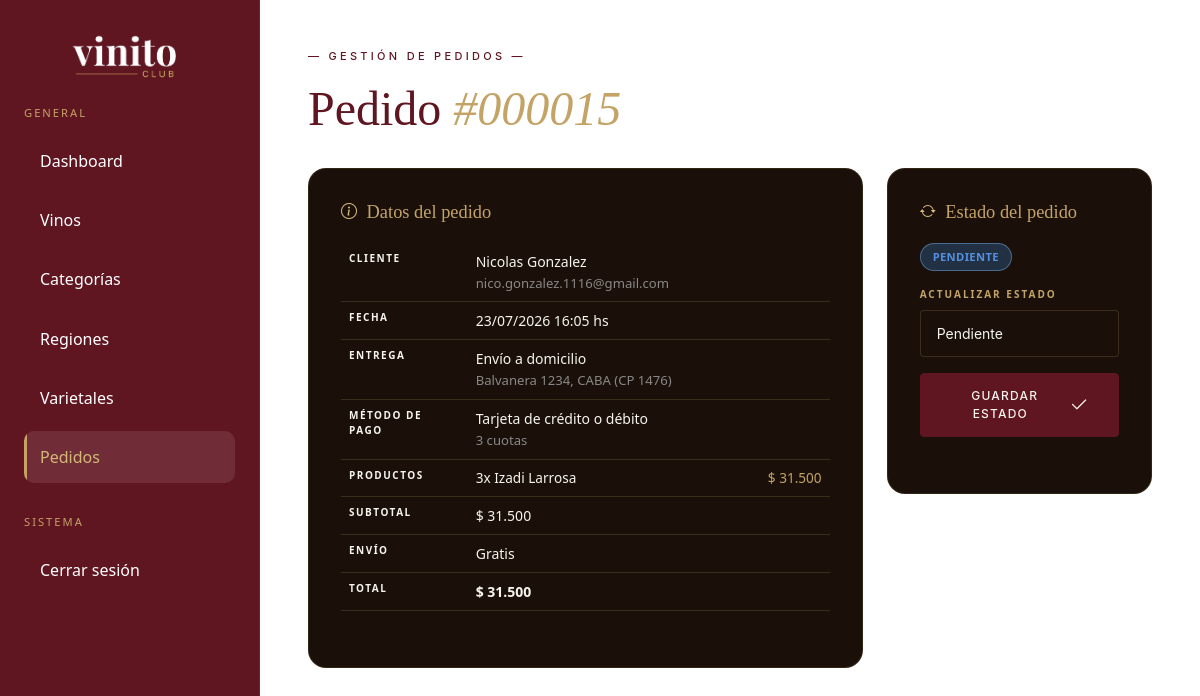
Page /admin/index.php?sec=pedido-ver&id=15 (signed in) on the committed database.
### tables this page shows
CREATE TABLE `pedidos` (
  `id_pedido` int NOT NULL,
  `id_usuario` int NOT NULL,
  `fecha_pedido` timestamp NOT NULL DEFAULT CURRENT_TIMESTAMP,
  `estado` enum('Pendiente','Preparando','Enviado','Entregado','Cancelado') NOT NULL DEFAULT 'Pendiente',
  `metodo_pago` varchar(50) NOT NULL,
  `metodo_envio` varchar(50) NOT NULL,
  `direccion` varchar(255) NOT NULL,
  `observaciones` text,
  `subtotal` decimal(10,2) NOT NULL,
  `costo_envio` decimal(10,2) NOT NULL,
  `total` decimal(10,2) NOT NULL,
  `cuotas` tinyint NOT NULL DEFAULT '1'
);

CREATE TABLE `usuarios` (
  `id_usuario` int NOT NULL,
  `nombre` varchar(100) NOT NULL,
  `email` varchar(150) NOT NULL,
  `password` varchar(255) NOT NULL,
  `rol` enum('cliente','admin') NOT NULL DEFAULT 'cliente',
  `telefono` varchar(20) DEFAULT NULL,
  `fecha_registro` timestamp NOT NULL DEFAULT CURRENT_TIMESTAMP,
  `direccion` varchar(255) DEFAULT NULL
);

CREATE TABLE `detalle_pedidos` (
  `id_detalle` int NOT NULL,
  `id_pedido` int NOT NULL,
  `id_vino` int NOT NULL,
  `cantidad` int NOT NULL,
  `precio_unitario` decimal(10,2) NOT NULL,
  `subtotal` decimal(10,2) NOT NULL
);

CREATE TABLE `vinos` (
  `id_vino` int NOT NULL,
  `nombre` varchar(150) NOT NULL,
  `descripcion` text NOT NULL,
  `precio` decimal(10,2) NOT NULL,
  `stock` int NOT NULL,
  `imagen` varchar(255) NOT NULL,
  `anio_cosecha` date NOT NULL,
  `volumen_ml` int NOT NULL,
  `temperatura_servicio` int NOT NULL,
  `bodega` varchar(100) NOT NULL,
  `categoria_id` int NOT NULL,
  `maridaje` varchar(255) NOT NULL,
  `destacado` tinyint(1) NOT NULL,
  `region_id` int DEFAULT NULL
);

### classes/Pedido.php (called while the page is built, shortened)
<?php
require_once 'Usuario.php';
require_once 'DetallePedido.php';
class Pedido
{
    private int $id_pedido;
    private int $id_usuario;
    private int $cuotas;
    private string $fecha_pedido;
    private string $estado;
    private string $metodo_pago;
    private string $metodo_envio;
    private string $direccion;
    private float $subtotal;
    private float $costo_envio;
    private float $total;
    public function getId(): int
    {
        return $this->id_pedido;
    }
    public function getIdUsuario(): int
    {
        return $this->id_usuario;
    }
    public function getFechaPedido(): string
    {
        return $this->fecha_pedido;
    }
    public function getEstado(): string
    {
        return $this->estado;
    }
    public function getMetodoPago(): string
    {
        return $this->metodo_pago;
    }
    public function getMetodoEnvio(): string
    {
        return $this->metodo_envio;
    }
    public function getDireccion(): string
    {
        return $this->direccion;
    }
    public function getSubtotal(): float
    {
        return $this->subtotal;
    }
    public function getCostoEnvio(): float
    {
        return $this->costo_envio;
    }
    public function getTotal(): float
    {
        return $this->total;
    }
    public function getCuotas(): int
    {
        return $this->cuotas;
    }
    public static function buscarPorId(int $idPedido): ?Pedido
    {
        $conexion = (new Conexion())->getConexion();
        $query = "SELECT *
                FROM pedidos
                WHERE id_pedido = ?";
        $stmt = $conexion->prepare($query);
        $stmt->setFetchMode(
            PDO::FETCH_CLASS,
            self::class
        );
        $stmt->execute([$idPedido]);
        $pedido = $stmt->fetch();
        return $pedido ?: null;
    }
    public static function obtenerPedidoCompleto(int $idPedido): ?array
    {
        $pedido = self::buscarPorId($idPedido);
        $usuario = Usuario::buscarPorId(
            $pedido->getIdUsuario()
        );
        $productos = DetallePedido::obtenerPorPedido(
            $pedido->getId()
        );
        return [
            'pedido'    => $pedido,
            'usuario'   => $usuario,
            'productos' => $productos
        ];
    }
}

### classes/Usuario.php (called while the page is built, shortened)
<?php
class Usuario
{
    private string $nombre;
    private string $email;
    public function getNombre(): string
    {
        return $this->nombre;
    }
    public function getEmail(): string
    {
        return $this->email;
    }
    public static function buscarPorId(int $id): ?Usuario
    {
        $conexion = (new Conexion())->getConexion();
        $query = "SELECT *
            FROM usuarios
            WHERE id_usuario = ?";
        $stmt = $conexion->prepare($query);
        $stmt->setFetchMode(
            PDO::FETCH_CLASS,
            self::class
        );
        $stmt->execute([$id]);
        $usuario = $stmt->fetch();
        return $usuario ?: null;
    }
}

### classes/DetallePedido.php (called while the page is built, shortened)
<?php
class DetallePedido
{
    public static function obtenerPorPedido(int $idPedido): array
    {
        $conexion = (new Conexion())->getConexion();
        $query = "SELECT dp.*, v.nombre, v.bodega, v.imagen
                FROM detalle_pedidos dp
                INNER JOIN vinos v
                        ON dp.id_vino = v.id_vino
                WHERE dp.id_pedido = ?";
        $stmt = $conexion->prepare($query);
        $stmt->execute([$idPedido]);
        return $stmt->fetchAll(PDO::FETCH_ASSOC);
    }
}

### admin/vistas/pedido-ver.php (the view, shortened to what this page needs)
<?php
$metodoPagoLabels = [
    'tarjeta'       => 'Tarjeta de crédito o débito',
    'transferencia' => 'Transferencia bancaria',
    'efectivo'      => 'Efectivo al retirar',
];
$tipoEntregaLabels = [
    'domicilio' => 'Envío a domicilio',
    'retiro'    => 'Retiro en tienda',
];
$estadoVariantes = [
    'pendiente'   => 'pendiente',
    'preparando'  => 'preparando',
    'enviado'     => 'enviado',
    'entregado'   => 'entregado',
    'cancelado'   => 'cancelado',
];
$estadoActualClave = strtolower(trim($pedido->getEstado()));
$varianteActual = $estadoVariantes[$estadoActualClave] ?? 'pendiente';
?>
<div class="admin-layout">
    <aside class="admin-sidebar" id="adminSidebar">
        <div class="navbar-brand d-flex justify-content-start">
            <a href="index.php?sec=dashboard"><img src="../assets/img/logo.png" alt="Vinito Club" id="logoImg"></a>
        </div>
        <nav class="admin-nav">
            <h6>GENERAL</h6>
            <a href="index.php?sec=dashboard">Dashboard</a>
            <a href="index.php?sec=vinos">Vinos</a>
            <a href="index.php?sec=categorias">Categorías</a>
            <a href="index.php?sec=regiones">Regiones</a>
            <a href="index.php?sec=varietales">Varietales</a>
            <a href="index.php?sec=pedidos" class="active">Pedidos</a>
            <h6>SISTEMA</h6>
            <a href="logout.php">Cerrar sesión</a>
        </nav>
    </aside>
    <main class="admin-content">
        <header class="admin-header vinos-header">
            <div>
                <p class="section-label"> — GESTIÓN DE PEDIDOS — </p>
                <h1 class="section-title">
                    Pedido <em>#<?= str_pad((string) $pedido->getId(), 6, '0', STR_PAD_LEFT); ?></em>
                </h1>
            </div>
        </header>
        <div class="row g-4">
            <div class="col-lg-8">
                <section class="form-panel">
                    <div class="form-section">
                        <h3 class="form-section-title"><i class="bi bi-info-circle"></i> Datos del pedido</h3>
                        <table class="table resumen-table">
                            <tbody>
                                <tr>
                                    <th>Cliente</th>
                                    <td>
                                        <?= htmlspecialchars($usuario->getNombre()); ?>
                                        <br>
                                        <span class="checkout-resumen-direccion"><?= htmlspecialchars($usuario->getEmail()); ?></span>
                                    </td>
                                </tr>
                                <tr>
                                    <th>Fecha</th>
                                    <td><?= date('d/m/Y H:i', strtotime($pedido->getFechaPedido())); ?> hs</td>
                                </tr>
                                <tr>
                                    <th>Entrega</th>
                                    <td>
                                        <?= htmlspecialchars($tipoEntregaLabels[$pedido->getMetodoEnvio()] ?? $pedido->getMetodoEnvio()); ?>
                                        <br>
                                        <span class="checkout-resumen-direccion"><?= htmlspecialchars($pedido->getDireccion()); ?></span>
                                    </td>
                                </tr>
                                <tr>
                                    <th>Método de pago</th>
                                    <td>
                                        <?= htmlspecialchars($metodoPagoLabels[$pedido->getMetodoPago()] ?? $pedido->getMetodoPago()); ?>
                                        <?php if ($pedido->getMetodoPago() === 'tarjeta' && $pedido->getCuotas() > 1): ?>
                                            <br>
                                            <span class="checkout-resumen-direccion">
                                                <?= $pedido->getCuotas(); ?> cuotas
                                            </span>
                                        <?php endif; ?>
                                    </td>
                                </tr>
                                <tr>
                                    <th>Productos</th>
                                    <td>
                                        <?php foreach ($productos as $item): ?>
                                        <div class="checkout-confirmado-item">
                                            <?= htmlspecialchars($item['cantidad']); ?>x
                                            <?= htmlspecialchars($item['nombre']); ?>
                                            <span class="checkout-confirmado-item-precio">
                                                $ <?= number_format($item['subtotal'], 0, ',', '.'); ?>
                                            </span>
                                        </div>
                                        <?php endforeach; ?>
                                    </td>
                                </tr>
                                <tr>
                                    <th>Subtotal</th>
                                    <td>$ <?= number_format($pedido->getSubtotal(), 0, ',', '.'); ?></td>
                                </tr>
                                <tr>
                                    <th>Envío</th>
                                    <td>
                                        <?= $pedido->getCostoEnvio() > 0
                                            ? '$ ' . number_format($pedido->getCostoEnvio(), 0, ',', '.')
                                            : 'Gratis'; ?>
                                    </td>
                                </tr>
                                <tr>
                                    <th>Total</th>
                                    <td class="checkout-confirmado-total">
                                        $ <?= number_format($pedido->getTotal(), 0, ',', '.'); ?>
                                    </td>
                                </tr>
                            </tbody>
                        </table>
                    </div>
                </section>
            </div>
            <div class="col-lg-4">
                <section class="form-panel">
                    <div class="form-section">
                        <h3 class="form-section-title"><i class="bi bi-arrow-repeat"></i> Estado del pedido</h3>
                        <p class="mb-3">
                            <span class="pedido-status  pedido-status--<?= $varianteActual ?>">
                                <?= htmlspecialchars($pedido->getEstado()); ?>
                            </span>
                        </p>
                        <form method="POST" action="index.php?sec=pedido-ver&id=<?= $pedido->getId(); ?>">
                            <div class="form-group full mb-3">
                                <label class="form-label-custom" for="estado">Actualizar estado</label>
                                <select id="estado" name="estado" class="form-control-custom">
                                    <?php foreach ($estadosDisponibles as $estadoOpcion): ?>
                                    <option
                                        value="<?= htmlspecialchars($estadoOpcion); ?>"
                                        <?= strcasecmp($estadoOpcion, $pedido->getEstado()) === 0 ? 'selected' : ''; ?>
                                    >
                                        <?= htmlspecialchars($estadoOpcion); ?>
                                    </option>
                                    <?php endforeach; ?>
                                </select>
                            </div>
                            <button type="submit" class="btn-hero-primary w-100 text-center justify-content-center">
                                Guardar estado &nbsp;<i class="bi bi-check2"></i>
                            </button>
                        </form>
                    </div>
                </section>
            </div>
        </div>
    </main>
</div>

### rows in the picture
pedidos: id_pedido "000015", fecha_pedido "23/07/2026 16:05", metodo_envio "Envío a domicilio", direccion "Balvanera 1234, CABA (CP 1476)", metodo_pago "Tarjeta de crédito o débito", cuotas "3", subtotal "31.500", total "31.500", estado "PENDIENTE", estado "Pendiente"
usuarios: nombre "Nicolas Gonzalez", email "nico.gonzalez.1116@gmail.com"
detalle_pedidos: cantidad "3", id_vino.nombre "Izadi Larrosa", subtotal "31.500"
